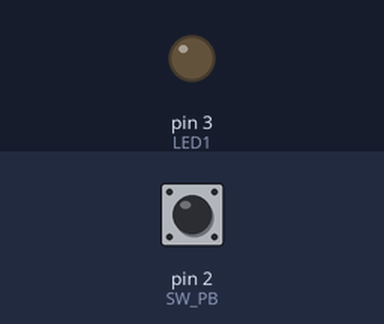
Bench run of a sketch on a simulated Arduino Uno, built with avr-gcc and run on an emulated ATmega328P. On the bench: output pins drawn as LEDs (lit = HIGH). Dashed ring = blinking. The test bench sets the inputs (shaded band); at power-on: pin 2 (SW_PB) HIGH.

Above: at 2.3 s.
2.4 s: pin 2 (SW_PB) pulled LOW for 3.2 s
At 2.9 s:
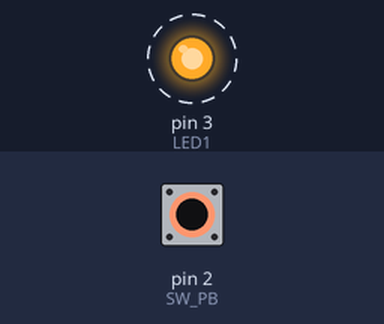
Timing chart, 0 to 7.5 s (numbered marks = the images above; inputs shaded):
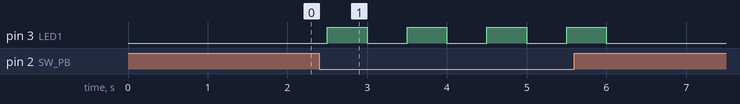

The sketch:

MakerSpace-Push2Blink.ino
```cpp
/*
  Blink with PushButton Enable
*/

// Define PINs
#define ANTNOISE A0
#define SW_PB    2
#define LED1     3
#define LED2     4
#define LED3     5
#define LED4     6
#define LED5     9
#define LED6     10
#define LED7     11

static const uint8_t dice_LEDs[] = {LED1,LED2,LED3,LED4,LED5,LED6,LED7};
static const uint8_t dice[6][6] = {
  {LED1},
  {LED2,LED3},
  {LED1,LED2,LED3},
  {LED2,LED3,LED4,LED5},
  {LED1,LED2,LED3,LED4,LED5},
  {LED2,LED3,LED4,LED5,LED6,LED7}
};

int sw_pb=HIGH;

void setup() {
  pinMode(LED1, OUTPUT);
  pinMode(SW_PB,INPUT);

  Serial.begin(9600);
}

void loop() {
  if (sw_pb == LOW) {
    digitalWrite(LED1, HIGH); // turn the LED on
    delay(500);               // wait
  }
  digitalWrite(LED1, LOW);    // turn the LED off
  delay(500);                   // wait
  sw_pb=digitalRead(SW_PB);
}
```

Measured:
- after the input at 2.4 s, pin 3 (LED1): alternates HIGH for 0.50 s and LOW for 0.50 s, 8 changes in all, then stays LOW, starting after 0.10 s
